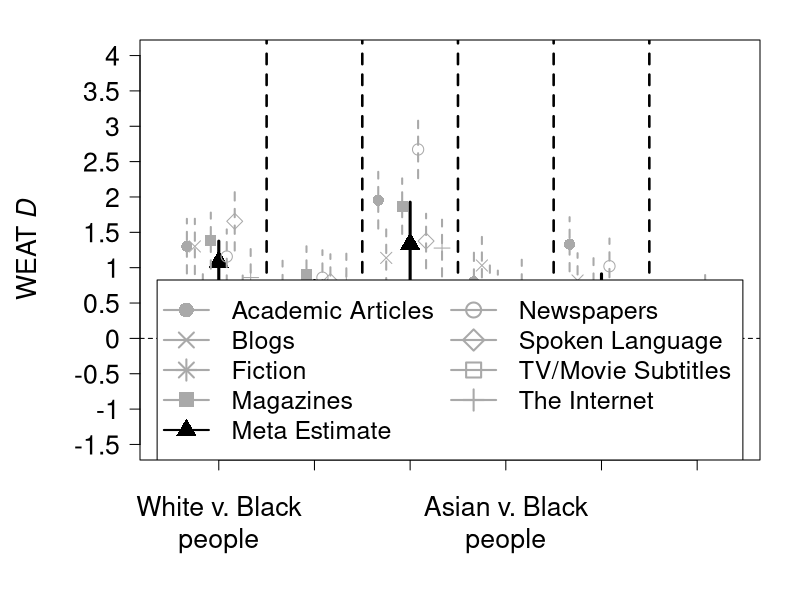
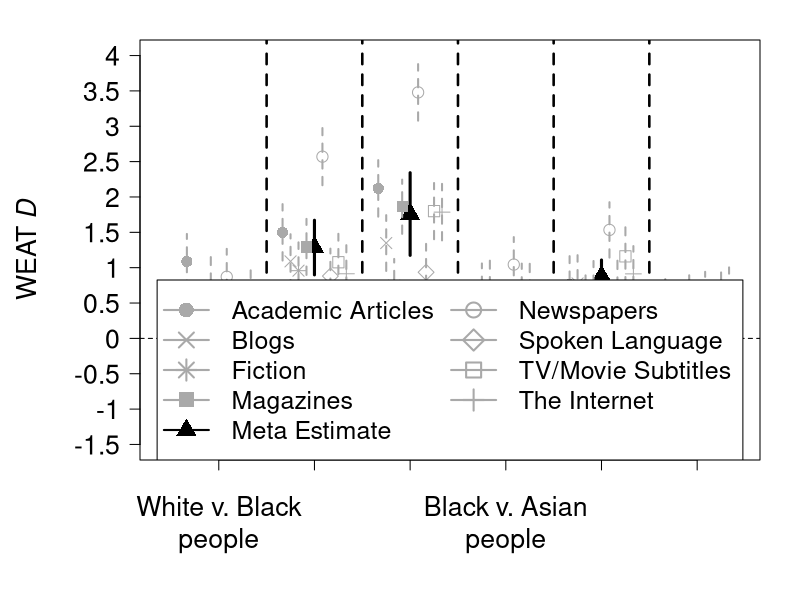

Generate these figures, in order, with R:

## Anonymous
# America's Racial Framework of Superiority and Americanness Embedded in Natural Language

## Script date: 20 Sep 2023

# Install and load packages ----------------------------------------------------

if(!require("tidyverse")){install.packages("tidyverse", dependencies = TRUE); require("tidyverse")}

# Load Dataset -----------------------------------------------------------------

setwd("Results")

# Load WEAT Ds calculated using ALC embeddings 
acad = read.csv('acad_weat_results.csv')
blog = read.csv('blog_weat_results.csv')
fic = read.csv('fic_weat_results.csv')
mag = read.csv('mag_weat_results.csv')
news = read.csv('news_weat_results.csv')
spok = read.csv('spok_weat_results.csv')
tvm = read.csv('tvm_weat_results.csv')
web = read.csv('web_weat_results.csv')

# Load meta-analytic estimates calculated using "meta_analysis.R"
superior_meta = read.csv('superior_meta_estimate.csv')
american_meta = read.csv('american_meta_estimate.csv')

# Bind all test results together as a single dataframe
all_tests <- rbind(acad, blog, fic, mag, news, spok, tvm, web)

# Store type of texts as a character vector for later use
category.column <- rep(c('Academic Articles', 'Blogs', 'Fiction', 
                         'Magazines', 'Newspapers', 'Spoken Language', 
                         'TV/Movie Subtitles', 'The Internet'), each = 12)

# Filter test results pertaining to the superiority dimension 
superior <- all_tests %>% 
  mutate(tot = as.factor(category.column)) %>% 
  filter(dimension == "Superiority") %>%
  rename(yi = effect) %>%
  mutate(sei = (yi - lower)/1.96) %>%
  arrange(match(groups, c("White v. Black people", 
                          "White v. Asian people",
                          "White v. Hispanic people",
                          "Asian v. Black people",
                          "Asian v. Hispanic people",
                          "Black v. Hispanic people")))


# Filter test results pertaining to the Americanness dimension 
american <- all_tests %>% 
  mutate(tot = category.column) %>% 
  filter(dimension == "Americanness") %>%
  rename(yi = effect) %>%
  mutate(sei = (yi - lower)/1.96) %>%
  arrange(match(groups, c("White v. Black people", 
                          "White v. Asian people",
                          "White v. Hispanic people",
                          "Black v. Asian people",
                          "Black v. Hispanic people",
                          "Asian v. Hispanic people")))


# Forest Plot of Superiority WEAT Ds -------------------------------------------

setwd("../Plots")

pdf(file = "superiority_meta.pdf", width = 18, height = 10)

op <- par(mar = c(7,7,2,2))
plot(1, type="n", xlab="", ylab="", 
     xlim=c(0.5, 7.7), ylim=c(-1.5, 4.0), axes = FALSE)
box()
mtext(expression(paste("WEAT ", italic(D))), side = 2, line = 5, cex = 1.6)
axis(1, at = c(1.2, 2.4, 3.6, 4.8, 6.0, 7.2), 
     labels = c("White v. Black\npeople", 
                "White v. Asian\npeople",
                "White v. Hispanic\npeople",
                "Asian v. Black\npeople",
                "Asian v. Hispanic\npeople",
                "Black v. Hispanic\npeople"),
     cex.axis = 1.6, padj = 1)

axis(2, at = seq(-1.5, 4.0, by = 0.5), 
     labels = seq(-1.5, 4.0, by = 0.5), 
     las = 2, 
     cex.axis = 1.6)
abline(h = 0, lty = 2)
abline(v = c(1.8, 3.0, 4.2, 5.4, 6.6), lty = 2, lwd = 2.5)

points(seq(1.2, 7.2, by = 1.2),
       superior_meta$effect, 
       pch = 17, cex = 2, col = "black")
segments(x0 = seq(1.2, 7.2, by = 1.2), x1 = seq(1.2, 7.2, by = 1.2),
         y0 = superior_meta$lower,
         y1 = superior_meta$upper, 
         lty = 1, lwd = 3, col = "black")

points(seq(0.8, 6.8, by = 1.2),
       superior$yi[superior$tot =="Academic Articles"], 
       pch = 16, cex = 1.5, col = "darkgrey")
segments(x0 = seq(0.8, 6.8, by = 1.2), x1 = seq(0.8, 6.8, by = 1.2),
         y0 = superior$lower[superior$tot =="Academic Articles"],
         y1 = superior$upper[superior$tot =="Academic Articles"],
         lwd = 2, col = "darkgrey", lty = 2)

points(seq(0.9, 6.9, by = 1.2),
       superior$yi[superior$tot =="Blogs"], 
       pch = 4, cex = 1.5, col = "darkgrey")
segments(x0 = seq(0.9, 6.9, by = 1.2), x1 = seq(0.9, 6.9, by = 1.2),
         y0 = superior$lower[superior$tot =="Blogs"],
         y1 = superior$upper[superior$tot =="Blogs"],
         lwd = 2, col = "darkgrey", lty = 2)

points(seq(1.0, 7.0, by = 1.2),
       superior$yi[superior$tot =="Fiction"], 
       pch = 8, cex = 1.5, col = "darkgrey")
segments(x0 = seq(1.0, 7.0, by = 1.2), x1 = seq(1.0, 7.0, by = 1.2),
         y0 = superior$lower[superior$tot =="Fiction"],
         y1 = superior$upper[superior$tot =="Fiction"],
         lwd = 2, col = "darkgrey", lty = 2)

points(seq(1.1, 7.1, by = 1.2),
       superior$yi[superior$tot =="Magazines"], 
       pch = 15, cex = 1.5, col = "darkgrey")
segments(x0 = seq(1.1, 7.1, by = 1.2), x1 = seq(1.1, 7.1, by = 1.2),
         y0 = superior$lower[superior$tot =="Magazines"],
         y1 = superior$upper[superior$tot =="Magazines"],
         lwd = 2, col = "darkgrey", lty = 2)

points(seq(1.3, 7.3, by = 1.2),
       superior$yi[superior$tot =="Newspapers"], 
       pch = 1, cex = 1.5, col = "darkgrey")
segments(x0 = seq(1.3, 7.3, by = 1.2), x1 = seq(1.3, 7.3, by = 1.2),
         y0 = superior$lower[superior$tot =="Newspapers"],
         y1 = superior$upper[superior$tot =="Newspapers"],
         lwd = 2, col = "darkgrey", lty = 2)

points(seq(1.4, 7.4, by = 1.2),
       superior$yi[superior$tot =="Spoken Language"], 
       pch = 5, cex = 1.5, col = "darkgrey")
segments(x0 = seq(1.4, 7.4, by = 1.2), x1 = seq(1.4, 7.4, by = 1.2),
         y0 = superior$lower[superior$tot =="Spoken Language"],
         y1 = superior$upper[superior$tot =="Spoken Language"],
         lwd = 2, col = "darkgrey", lty = 2)

points(seq(1.5, 7.5, by = 1.2),
       superior$yi[superior$tot =="TV/Movie Subtitles"], 
       pch = 0, cex = 1.5, col = "darkgrey")
segments(x0 = seq(1.5, 7.5, by = 1.2), x1 = seq(1.5, 7.5, by = 1.2),
         y0 = superior$lower[superior$tot =="TV/Movie Subtitles"],
         y1 = superior$upper[superior$tot =="TV/Movie Subtitles"],
         lwd = 2, col = "darkgrey", lty = 2)

points(seq(1.6, 7.6, by = 1.2),
       superior$yi[superior$tot =="The Internet"], 
       pch = 3, cex = 1.5, col = "darkgrey")
segments(x0 = seq(1.6, 7.6, by = 1.2), x1 = seq(1.6, 7.6, by = 1.2),
         y0 = superior$lower[superior$tot =="The Internet"],
         y1 = superior$upper[superior$tot =="The Internet"],
         lwd = 2, col = "darkgrey", lty = 2)

legend("bottom", c('Academic Articles', 'Blogs', 'Fiction', 
                   'Magazines', 'Meta Estimate', 'Newspapers', 'Spoken Language', 
                   'TV/Movie Subtitles', 'The Internet'),
       col = c(rep("darkgrey", 4), "black", rep("darkgrey", 4)),
       pch = c(16, 4, 8, 15, 17, 1, 5, 0, 3), lwd = 2, 
       cex = 1.5, pt.cex = c(rep(2, 9)), bg = "white", ncol = 2)

par(op)
dev.off()

# Americanness Forest Plot -----------------------------------------------------

pdf(file = "americanness_meta.pdf", width = 18, height = 10)

op <- par(mar = c(7,7,2,2))
plot(1, type="n", xlab="", ylab="", 
     xlim=c(0.5, 7.7), ylim=c(-1.5, 4.0), axes = FALSE)
box()
mtext(expression(paste("WEAT ", italic(D))), side = 2, line = 5, cex = 1.6)
axis(1, at = c(1.2, 2.4, 3.6, 4.8, 6.0, 7.2), 
     labels = c("White v. Black\npeople", 
                "White v. Asian\npeople",
                "White v. Hispanic\npeople",
                "Black v. Asian\npeople",
                "Black v. Hispanic\npeople",
                "Asian v. Hispanic\npeople"),
     cex.axis = 1.6, padj = 1)

axis(2, at = seq(-1.5, 4.0, by = 0.5), 
     labels = seq(-1.5, 4.0, by = 0.5), 
     las = 2, 
     cex.axis = 1.6)
abline(h = 0, lty = 2)
abline(v = c(1.8, 3.0, 4.2, 5.4, 6.6), lty = 2, lwd = 2.5)

points(seq(1.2, 7.2, by = 1.2),
       american_meta$effect, 
       pch = 17, cex = 2, col = "black")
segments(x0 = seq(1.2, 7.2, by = 1.2), x1 = seq(1.2, 7.2, by = 1.2),
         y0 = american_meta$lower,
         y1 = american_meta$upper, 
         lty = 1, lwd = 3, col = "black")

points(seq(0.8, 6.8, by = 1.2),
       american$yi[american$tot =="Academic Articles"], 
       pch = 16, cex = 1.5, col = "darkgrey")
segments(x0 = seq(0.8, 6.8, by = 1.2), x1 = seq(0.8, 6.8, by = 1.2),
         y0 = american$lower[american$tot =="Academic Articles"],
         y1 = american$upper[american$tot =="Academic Articles"],
         lwd = 2, col = "darkgrey", lty = 2)

points(seq(0.9, 6.9, by = 1.2),
       american$yi[american$tot =="Blogs"], 
       pch = 4, cex = 1.5, col = "darkgrey")
segments(x0 = seq(0.9, 6.9, by = 1.2), x1 = seq(0.9, 6.9, by = 1.2),
         y0 = american$lower[american$tot =="Blogs"],
         y1 = american$upper[american$tot =="Blogs"],
         lwd = 2, col = "darkgrey", lty = 2)

points(seq(1.0, 7.0, by = 1.2),
       american$yi[american$tot =="Fiction"], 
       pch = 8, cex = 1.5, col = "darkgrey")
segments(x0 = seq(1.0, 7.0, by = 1.2), x1 = seq(1.0, 7.0, by = 1.2),
         y0 = american$lower[american$tot =="Fiction"],
         y1 = american$upper[american$tot =="Fiction"],
         lwd = 2, col = "darkgrey", lty = 2)

points(seq(1.1, 7.1, by = 1.2),
       american$yi[american$tot =="Magazines"], 
       pch = 15, cex = 1.5, col = "darkgrey")
segments(x0 = seq(1.1, 7.1, by = 1.2), x1 = seq(1.1, 7.1, by = 1.2),
         y0 = american$lower[american$tot =="Magazines"],
         y1 = american$upper[american$tot =="Magazines"],
         lwd = 2, col = "darkgrey", lty = 2)

points(seq(1.3, 7.3, by = 1.2),
       american$yi[american$tot =="Newspapers"], 
       pch = 1, cex = 1.5, col = "darkgrey")
segments(x0 = seq(1.3, 7.3, by = 1.2), x1 = seq(1.3, 7.3, by = 1.2),
         y0 = american$lower[american$tot =="Newspapers"],
         y1 = american$upper[american$tot =="Newspapers"],
         lwd = 2, col = "darkgrey", lty = 2)

points(seq(1.4, 7.4, by = 1.2),
       american$yi[american$tot =="Spoken Language"], 
       pch = 5, cex = 1.5, col = "darkgrey")
segments(x0 = seq(1.4, 7.4, by = 1.2), x1 = seq(1.4, 7.4, by = 1.2),
         y0 = american$lower[american$tot =="Spoken Language"],
         y1 = american$upper[american$tot =="Spoken Language"],
         lwd = 2, col = "darkgrey", lty = 2)

points(seq(1.5, 7.5, by = 1.2),
       american$yi[american$tot =="TV/Movie Subtitles"], 
       pch = 0, cex = 1.5, col = "darkgrey")
segments(x0 = seq(1.5, 7.5, by = 1.2), x1 = seq(1.5, 7.5, by = 1.2),
         y0 = american$lower[american$tot =="TV/Movie Subtitles"],
         y1 = american$upper[american$tot =="TV/Movie Subtitles"],
         lwd = 2, col = "darkgrey", lty = 2)

points(seq(1.6, 7.6, by = 1.2),
       american$yi[american$tot =="The Internet"], 
       pch = 3, cex = 1.5, col = "darkgrey")
segments(x0 = seq(1.6, 7.6, by = 1.2), x1 = seq(1.6, 7.6, by = 1.2),
         y0 = american$lower[american$tot =="The Internet"],
         y1 = american$upper[american$tot =="The Internet"],
         lwd = 2, col = "darkgrey", lty = 2)

legend("bottom", c('Academic Articles', 'Blogs', 'Fiction', 
                   'Magazines', 'Meta Estimate', 'Newspapers', 'Spoken Language', 
                   'TV/Movie Subtitles', 'The Internet'), 
       col = c(rep("darkgrey", 4), "black", rep("darkgrey", 4)),
       pch = c(16, 4, 8, 15, 17, 1, 5, 0, 3), lwd = 2, 
       cex = 1.5, pt.cex = c(rep(2, 9)), bg = "white", ncol = 2)

par(op)
dev.off()
